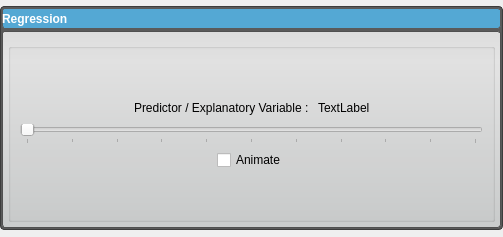
<?xml version="1.0" encoding="UTF-8"?>
<ui version="4.0">
 <class>AnalysisTool</class>
 <widget class="QWidget" name="AnalysisTool">
  <property name="geometry">
   <rect>
    <x>0</x>
    <y>0</y>
    <width>503</width>
    <height>237</height>
   </rect>
  </property>
  <property name="windowTitle">
   <string>Form</string>
  </property>
  <property name="styleSheet">
   <string notr="true">
/********************** Tab Widget ***********************/

/*
QTabWidget::pane {
	border: 2px solid rgb( 80, 80, 80 );
}
*/

/*
QTabWidget::pane{
	border-top: 2px solid #C2C7DB;
	background-color: qlineargradient(spread:pad, x1:0.5, y1:0, x2:0.5, y2:0.960227, stop:0 rgba(221, 221, 221, 255), stop:0.155779 rgba(228, 228, 228, 255), stop:1 rgba(202, 204, 204, 255));      
}
*/
/*
QTabBar::tab {
	background-color: qlineargradient(spread:pad, x1:0.5, y1:0, x2:0.5, y2:0.960227, stop:0 rgba(0, 0, 0, 0), stop:0.45 rgba(0, 0, 0, 30), stop:1 rgba(0, 0, 0, 25));
	color: white;
 }
*/

/*
QTabBar::tab:selected {
	background-color: rgb( 84, 168, 212 );
}
*/

QWidget#meanTab{
	background-color: qlineargradient(spread:pad, x1:0.5, y1:0, x2:0.5, y2:0.960227, stop:0 rgba(221, 221, 221, 255), stop:0.155779 rgba(228, 228, 228, 255), stop:1 rgba(202, 204, 204, 255));
}

QWidget#samplesTab{
	background-color: qlineargradient(spread:pad, x1:0.5, y1:0, x2:0.5, y2:0.960227, stop:0 rgba(221, 221, 221, 255), stop:0.155779 rgba(228, 228, 228, 255), stop:1 rgba(202, 204, 204, 255));      
}

QWidget#pcaTab{
	background-color: qlineargradient(spread:pad, x1:0.5, y1:0, x2:0.5, y2:0.960227, stop:0 rgba(221, 221, 221, 255), stop:0.155779 rgba(228, 228, 228, 255), stop:1 rgba(202, 204, 204, 255));      
}

QWidget#regressionTab{
	background-color: qlineargradient(spread:pad, x1:0.5, y1:0, x2:0.5, y2:0.960227, stop:0 rgba(221, 221, 221, 255), stop:0.155779 rgba(228, 228, 228, 255), stop:1 rgba(202, 204, 204, 255));      
}

/********************** Tab Widget ***********************/


/********************** Visualization Panel ***********************/

QLabel#visualizationLabel{
	color: white;
	font: bold;
}
QWidget#visualizationPanel{
	background-color: rgba( 0, 0, 0, 0 );
}

QToolButton#visualizationOpenButton{
	background-color: rgba(0, 0, 0, 0);
	border-radius: 4px;
}

QToolButton#visualizationOpenButton:hover{
	background-color: rgba( 0, 0, 0, 30 ); border-radius: 3px;
}

QWidget#visualizationHeader{
	background-color: qlineargradient(spread:pad, x1:0.5, y1:0, x2:0.5, y2:0.960227, stop:0 rgba(0, 0, 0, 0), stop:0.45 rgba(0, 0, 0, 30), stop:1 rgba(0, 0, 0, 25));
    border-radius: 3px;
}

QWidget#visualizationHeaderBackground{
	background-color: rgb( 84, 168, 212 );
    border-radius: 3px;
	border: 1px solid rgb(90, 90, 90);
}

QWidget#visualizationPanel{
	background-color: rgb( 90, 90, 90 );
	border-radius:4px;
	border: 1px solid rgb(60, 60, 60);
	color: rgb(90, 90, 90);
}

QWidget#visualizationContent{
	border-radius: 3px;
	border: 1px solid rgb(80, 80,80);
	background-color: qlineargradient(spread:pad, x1:0.5, y1:0, x2:0.5, y2:0.960227, stop:0 rgba(221, 221, 221, 255), stop:0.155779 rgba(228, 228, 228, 255), stop:1 rgba(202, 204, 204, 255));      
}
/********************** Visualization Panel ***********************/


/********************** Shape Panel ***********************/

QLabel#shapeLabel{
	color: white;
	font: bold;
}

QWidget#shapePanel{
	background-color: rgba( 0, 0, 0, 0 );
}

QToolButton#shapeOpenButton{
	background-color: rgba(0, 0, 0, 0);
	border-radius: 4px;
}

QToolButton#shapeOpenButton:hover{
	background-color: rgba( 0, 0, 0, 30 ); border-radius: 3px;
}

QWidget#layers_header_{
	background-color: qlineargradient(spread:pad, x1:0.5, y1:0, x2:0.5, y2:0.960227, stop:0 rgba(0, 0, 0, 0), stop:0.45 rgba(0, 0, 0, 30), stop:1 rgba(0, 0, 0, 25));
    border-radius: 3px;
}

QWidget#shapeHeaderBackground{
	background-color: rgb( 84, 168, 212 );
    border-radius: 3px;
	border: 1px solid rgb(90, 90, 90);
}

QWidget#shapePanel{
	background-color: rgb( 90, 90, 90 );
	border-radius:4px;
	border: 1px solid rgb(60, 60, 60);
	color: rgb(90, 90, 90);
}

QWidget#shapeContent{
	border-radius: 3px;
	border: 1px solid rgb(80, 80,80);
	background-color: qlineargradient(spread:pad, x1:0.5, y1:0, x2:0.5, y2:0.960227, stop:0 rgba(221, 221, 221, 255), stop:0.155779 rgba(228, 228, 228, 255), stop:1 rgba(202, 204, 204, 255));      
}
/********************** Shape Panel ***********************/


/********************** reconstruction Panel ***********************/

QLabel#reconstructionLabel{
	color: white;
	font: bold;
}
QWidget#reconstructionPanel{
	background-color: rgba( 0, 0, 0, 0 );
}

QToolButton#reconstructionOpenButton{
	background-color: rgba(0, 0, 0, 0);
	border-radius: 4px;
}

QToolButton#reconstructionOpenButton:hover{
	background-color: rgba( 0, 0, 0, 30 ); border-radius: 3px;
}

QWidget#reconstructionHeader{
	background-color: qlineargradient(spread:pad, x1:0.5, y1:0, x2:0.5, y2:0.960227, stop:0 rgba(0, 0, 0, 0), stop:0.45 rgba(0, 0, 0, 30), stop:1 rgba(0, 0, 0, 25));
    border-radius: 3px;
}

QWidget#reconstructionHeaderBackground{
	background-color: rgb( 84, 168, 212 );
    border-radius: 3px;
	border: 1px solid rgb(90, 90, 90);
}

QWidget#reconstructionPanel{
	background-color: rgb( 90, 90, 90 );
	border-radius:4px;
	border: 1px solid rgb(60, 60, 60);
	color: rgb(90, 90, 90);
}

QWidget#reconstructionContent{
	border-radius: 3px;
	border: 1px solid rgb(80, 80,80);
	background-color: qlineargradient(spread:pad, x1:0.5, y1:0, x2:0.5, y2:0.960227, stop:0 rgba(221, 221, 221, 255), stop:0.155779 rgba(228, 228, 228, 255), stop:1 rgba(202, 204, 204, 255));      
}
/********************** reconstruction Panel ***********************/



/********************** Other ***********************/

QWidget#pcaWidget{
	border-radius: 3px;
	border: 2px solid rgb(80, 80,80);
}


QWidget#sampleWidget{
	border-radius: 3px;
	border: 2px solid rgb(80, 80,80);
}

QWidget#meanWidget{
	border-radius: 3px;
	border: 2px solid rgb(80, 80,80);
}


QWidget#controlsDockContents {
/*	background-color: rgb(0,0,1);
*/

/*
background-color: qlineargradient(spread:pad, x1:0.5, y1:0, x2:0.5, y2:0.960227, stop:0 rgba(1, 0, 0, 0), stop:0.45 rgba(0, 0, 1, 30), stop:1 rgba(0, 1, 0, 25));
*/

/*	background-color: qlineargradient(spread:pad, x1:0.5, y1:0, x2:0.5, y2:0.960227, stop:0 rgba(69, 168, 212, 255), stop:0.45 rgba(0, 0, 0, 30), stop:1 rgba(60, 60, 60, 255));
*/   
 border-radius: 3px;

background: rgb(90,90,90);

/*
	background: grey
*/

/*	color: red;	
*/
}



QWidget#widget {
 background-color: rgba(0,0,255,255);


/*
background-color: qlineargradient(spread:pad, x1:0.5, y1:0, x2:0.5, y2:0.960227, stop:0 rgba(1, 0, 0, 0), stop:0.45 rgba(0, 0, 1, 30), stop:1 rgba(0, 1, 0, 25));
*/

/*
	background: grey
*/

/*	color: red;	
*/
}



QToolButton{
	border: 1px solid rgba( 0, 0, 0, 0 );
	margin: 0, 0, 0, 0;
	padding: 0, 0, 0, 0;
}

QToolButton:hover{
	background-color: rgba( 140, 140, 140, 50 );
}

QToolButton:pressed{
	border: 1px solid rgba( 100, 100, 100, 120 );
	background-color: rgba( 100, 100, 100, 200 );
}




</string>
  </property>
  <layout class="QVBoxLayout" name="verticalLayout">
   <property name="leftMargin">
    <number>0</number>
   </property>
   <property name="topMargin">
    <number>0</number>
   </property>
   <property name="rightMargin">
    <number>0</number>
   </property>
   <property name="bottomMargin">
    <number>0</number>
   </property>
   <item>
    <widget class="QWidget" name="shapePanel" native="true">
     <property name="sizePolicy">
      <sizepolicy hsizetype="Preferred" vsizetype="Fixed">
       <horstretch>0</horstretch>
       <verstretch>0</verstretch>
      </sizepolicy>
     </property>
     <layout class="QVBoxLayout" name="verticalLayout_6">
      <property name="spacing">
       <number>2</number>
      </property>
      <property name="leftMargin">
       <number>2</number>
      </property>
      <property name="topMargin">
       <number>2</number>
      </property>
      <property name="rightMargin">
       <number>2</number>
      </property>
      <property name="bottomMargin">
       <number>2</number>
      </property>
      <item>
       <widget class="QWidget" name="shapeHeaderBackground" native="true">
        <layout class="QVBoxLayout" name="verticalLayout_7">
         <property name="leftMargin">
          <number>0</number>
         </property>
         <property name="topMargin">
          <number>0</number>
         </property>
         <property name="rightMargin">
          <number>0</number>
         </property>
         <property name="bottomMargin">
          <number>0</number>
         </property>
         <item>
          <widget class="QWidget" name="shapeHeader" native="true">
           <property name="sizePolicy">
            <sizepolicy hsizetype="Preferred" vsizetype="Fixed">
             <horstretch>0</horstretch>
             <verstretch>0</verstretch>
            </sizepolicy>
           </property>
           <property name="minimumSize">
            <size>
             <width>215</width>
             <height>21</height>
            </size>
           </property>
           <layout class="QHBoxLayout" name="horizontalLayout_7">
            <property name="spacing">
             <number>2</number>
            </property>
            <property name="leftMargin">
             <number>0</number>
            </property>
            <property name="topMargin">
             <number>0</number>
            </property>
            <property name="rightMargin">
             <number>0</number>
            </property>
            <property name="bottomMargin">
             <number>0</number>
            </property>
            <item>
             <widget class="QLabel" name="shapeLabel">
              <property name="text">
               <string>Regression</string>
              </property>
             </widget>
            </item>
           </layout>
          </widget>
         </item>
        </layout>
       </widget>
      </item>
      <item>
       <widget class="QWidget" name="shapeContent" native="true">
        <layout class="QVBoxLayout" name="verticalLayout_19">
         <property name="spacing">
          <number>0</number>
         </property>
         <property name="leftMargin">
          <number>6</number>
         </property>
         <property name="topMargin">
          <number>12</number>
         </property>
         <property name="rightMargin">
          <number>6</number>
         </property>
         <property name="bottomMargin">
          <number>6</number>
         </property>
         <item>
          <widget class="QGroupBox" name="groupBox">
           <property name="title">
            <string/>
           </property>
           <layout class="QVBoxLayout" name="verticalLayout_2">
            <item>
             <spacer name="verticalSpacer_3">
              <property name="orientation">
               <enum>Qt::Vertical</enum>
              </property>
              <property name="sizeHint" stdset="0">
               <size>
                <width>20</width>
                <height>40</height>
               </size>
              </property>
             </spacer>
            </item>
            <item>
             <layout class="QHBoxLayout" name="horizontalLayout_12">
              <item>
               <spacer name="horizontalSpacer_2">
                <property name="orientation">
                 <enum>Qt::Horizontal</enum>
                </property>
                <property name="sizeHint" stdset="0">
                 <size>
                  <width>40</width>
                  <height>20</height>
                 </size>
                </property>
               </spacer>
              </item>
              <item>
               <widget class="QLabel" name="label_12">
                <property name="text">
                 <string>Predictor / Explanatory Variable : </string>
                </property>
               </widget>
              </item>
              <item>
               <widget class="QLabel" name="regressionLabel">
                <property name="minimumSize">
                 <size>
                  <width>50</width>
                  <height>0</height>
                 </size>
                </property>
                <property name="text">
                 <string>TextLabel</string>
                </property>
               </widget>
              </item>
              <item>
               <spacer name="horizontalSpacer">
                <property name="orientation">
                 <enum>Qt::Horizontal</enum>
                </property>
                <property name="sizeHint" stdset="0">
                 <size>
                  <width>40</width>
                  <height>20</height>
                 </size>
                </property>
               </spacer>
              </item>
             </layout>
            </item>
            <item>
             <widget class="QSlider" name="regressionSlider">
              <property name="maximum">
               <number>50</number>
              </property>
              <property name="orientation">
               <enum>Qt::Horizontal</enum>
              </property>
              <property name="tickPosition">
               <enum>QSlider::TicksBelow</enum>
              </property>
              <property name="tickInterval">
               <number>5</number>
              </property>
             </widget>
            </item>
            <item>
             <layout class="QHBoxLayout" name="horizontalLayout">
              <property name="topMargin">
               <number>0</number>
              </property>
              <item>
               <spacer name="horizontalSpacer_6">
                <property name="orientation">
                 <enum>Qt::Horizontal</enum>
                </property>
                <property name="sizeHint" stdset="0">
                 <size>
                  <width>40</width>
                  <height>20</height>
                 </size>
                </property>
               </spacer>
              </item>
              <item>
               <widget class="QCheckBox" name="regressionAnimateCheckBox">
                <property name="text">
                 <string>Animate</string>
                </property>
               </widget>
              </item>
              <item>
               <spacer name="horizontalSpacer_5">
                <property name="orientation">
                 <enum>Qt::Horizontal</enum>
                </property>
                <property name="sizeHint" stdset="0">
                 <size>
                  <width>40</width>
                  <height>20</height>
                 </size>
                </property>
               </spacer>
              </item>
             </layout>
            </item>
            <item>
             <spacer name="verticalSpacer_2">
              <property name="orientation">
               <enum>Qt::Vertical</enum>
              </property>
              <property name="sizeHint" stdset="0">
               <size>
                <width>20</width>
                <height>40</height>
               </size>
              </property>
             </spacer>
            </item>
           </layout>
          </widget>
         </item>
        </layout>
       </widget>
      </item>
     </layout>
    </widget>
   </item>
  </layout>
 </widget>
 <resources>
  <include location="../Resources/ShapeWorksStudio.qrc"/>
  <include location="../../../shapeworks/code/ShapeWorksView2/ShapeWorksView2.qrc"/>
 </resources>
 <connections/>
</ui>
